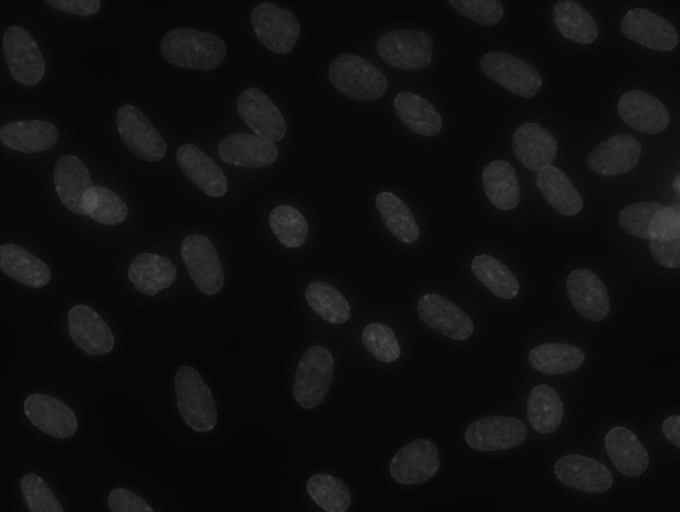
#> input picture tutorial/scikit/test_dna.jpg, 1360 x 1024 px (shown at 1/2 size)
$ python image_lesson.py   (Python 2 division)   (older library calls are emulated)
#> lines starting #> are read from the running program, lines starting #| are printed output that depends on the picture; after the words box and inside, x2 and y2 are one past the last pixel; in counts of white or black regions, pixels touching at a corner belong together
### tutorial/scikit/image_funcs.py
import numpy as np
from skimage.measure import label

from skimage.filter import gaussian_filter, canny
from skimage.morphology import binary_dilation, binary_erosion
from skimage.morphology import remove_small_objects

from scipy.ndimage import distance_transform_edt
from skimage.feature import peak_local_max
from skimage.morphology import watershed

def fill_holes(binary):
    '''Fill holes in binary image'''

    labels = label(binary)

    labelcount = np.bincount(labels.ravel())

    bg = np.argmax(labelcount)

    binary[labels != bg] = True

    return binary


def clear_border(labels):
    '''Removes objects which touch the border'''

    borders = np.zeros(labels.shape, np.bool)

    borders[ 0,:] = 1
    borders[-1,:] = 1
    borders[:, 0] = 1
    borders[:,-1] = 1

    at_border = np.unique(labels[borders])

    for obj in at_border:
        labels[labels == obj] = 0

    return labels

def double_dilation(binary, selem):
    '''Returns the result of two sequential binary dilations'''

    for i in (1,2):
        binary = binary_dilation(binary, selem)

    return binary

def double_erosion(binary, selem):
    '''Returns the result of two sequential binary erosions'''

    for i in (1,2):
        binary = binary_erosion(binary, selem)

    return binary

def colorize(labels):
    '''Colorize cells in such a way that neighbour cells have distict colors'''

    label_nums = np.unique(labels)
    new_image = np.zeros_like(labels, dtype=np.float)

    for i in range(label_nums.size):
        if i == 0:
            continue
        new_image[labels == label_nums[i]] = i*0.27

    new_image = (new_image % 1.)*0.7 + 0.3
    new_image[labels == label_nums[0]] = 0.

    return new_image


# [19 lines left out: function get_binary, not called in this run]


def calc_prot_intensity(labels, prot_pic):
    '''Return an array of protein intensities inside cells'''

    result = []

    for label in np.unique(labels):
        if label == 0:
            continue
        prot_values = np.extract(labels == label,prot_pic)
        result.append(np.mean(prot_values))

    return result


# [19 lines left out: functions get_labels, get_cell_number, not called in this run]

### tutorial/scikit/image_lesson.py
# -*- coding: utf-8 -*-

'''

Этот файл cодержит последовательность команд, которые необходимо выполнять в
интерактивном режиме. Не пытайтесь его запускать или импортировать: это не
имеет смысла.

'''

import matplotlib.pyplot as plt
import numpy as np
plt.ion()                 # включение интерактивного режима matplotlib
from image_funcs import * # импорт всех функций из файла image_funcs.py
from scipy.misc import imread, imsave

###############################################################################
####  Чтение, запись, визуализация и преобразование в ч/б формат тестового ####
####  рисунка                                                              ####
###############################################################################
nuclei = imread('test_dna.jpg')
#> nuclei is the input picture: shape (1024, 1360, 3); min 4, max 85, mean 15.4
nuclei.shape
(1024, 1360, 3)
nuclei = np.max(nuclei, 2)
#> nuclei: shape (1024, 1360)
nuclei.shape
(1024, 1360)
plt.imshow(nuclei)
plt.gray()
imsave('nuclei.jpg', nuclei)
################################################################################


################################################################################
#### Перерастягивание интенсивности пикселей с использованием всего         ####
#### допустимого диапазона значений (от 0 до 255)                           ####
################################################################################
from skimage.exposure import rescale_intensity
rescaled_nuclei = rescale_intensity(nuclei, in_range=(np.min(nuclei),np.max(nuclei)))
plt.imshow(rescaled_nuclei)

new_range = tuple(np.percentile(nuclei,(2,98)))
#> new_range = (5, 48)
rescaled_nuclei = rescale_intensity(nuclei, in_range=new_range)
plt.imshow(rescaled_nuclei)
################################################################################


################################################################################
#### Применение фильтров, создание рисунка с повышенной чёткостью границ    ####
################################################################################
from skimage.filter import gaussian_filter
blured = gaussian_filter(nuclei,8)
plt.imshow(blured)

highpass = nuclei - 0.8*blured
sharp = highpass + nuclei
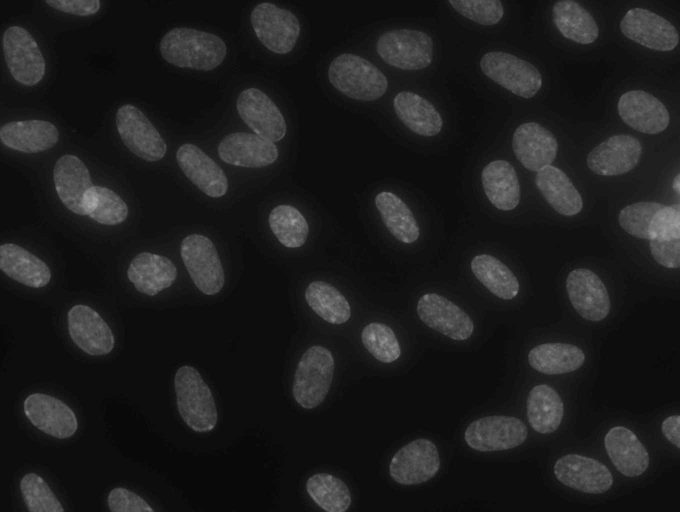
#> sharp: shape (1024, 1360) float64 (shown at 1/2 size); min 7.97, max 169.8, mean 30.8
sharp = np.floor(sharp).astype(np.uint8)

fig, ax = plt.subplots(1,2)
plt.gray()
ax[0].imshow(nuclei)
ax[1].imshow(sharp)
################################################################################


################################################################################
#### Бинаризация изображений (белые клетки, чёрный фон)                     ####
################################################################################
# Алгоритм Отсу (первого порядка)
from skimage.filter import threshold_otsu
thres = threshold_otsu(rescaled_nuclei)
#> thres = 106
binary = rescaled_nuclei > thres
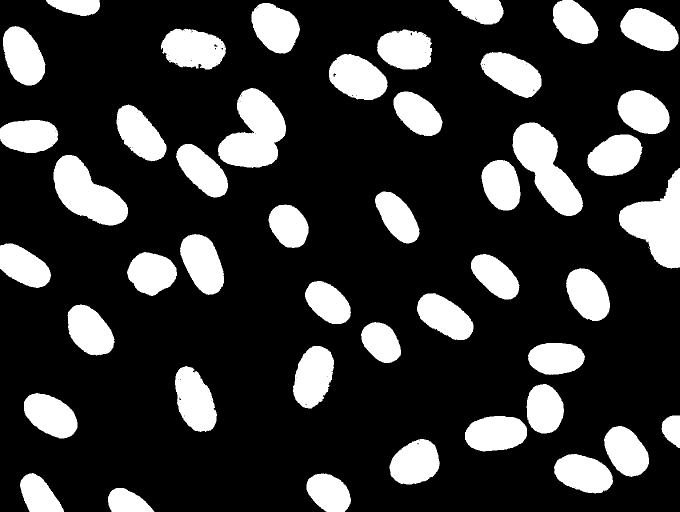
#> binary: shape (1024, 1360) bool (shown at 1/2 size); 21.6% white; 47 white regions (2 under 20 px), largest, box (x1, y1, x2, y2) and area: (436, 176, 572, 336) 13569, (1025, 245, 1166, 432) 12944, (1238, 336, 1360, 537) 12933
plt.imshow(binary)

# Алгоритм кэнни (второго порядка)
from skimage.filter import canny
edges = canny(sharp, sigma = 1, high_threshold = 35., low_threshold = 14.)
#> edges: shape (1024, 1360) bool; 3% white in thin lines or dots
plt.imshow(edges)

# Неудачный способ заливки границ
from scipy.ndimage import binary_fill_holes
binary = binary_fill_holes(edges)
#> binary: shape (1024, 1360) bool; 5% white; 737 white regions (256 under 20 px), largest, box (x1, y1, x2, y2) and area: (501, 5, 600, 108) 7359, (135, 609, 229, 712) 6810, (48, 786, 155, 877) 6779
plt.imshow(binary)

# Правильный способ заливки границ
from scipy.ndimage.morphology import binary_dilation, binary_erosion
diamond = np.array([0,1,0,1,1,1,0,1,0], dtype=bool).reshape((3,3))

edges = double_dilation(edges, diamond)
plt.imshow(edges)

binary = fill_holes(edges)
#> in fill_holes, `labels = label(binary)`:
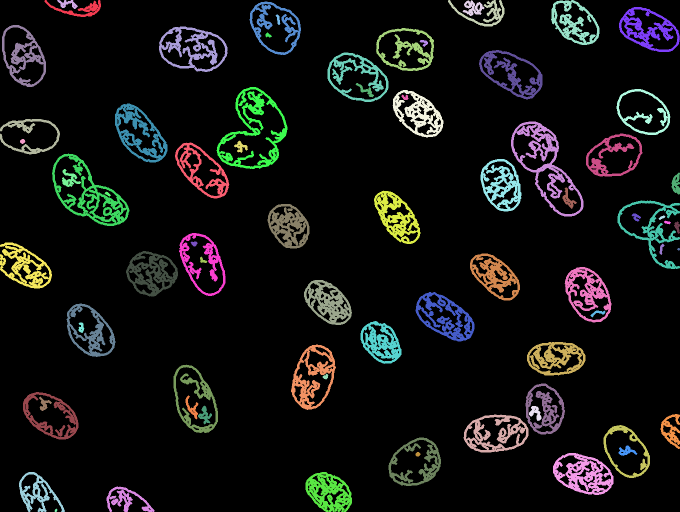
#> labels: shape (1024, 1360) int32 (shown at 1/2 size); 77 distinct labels, from 0 to 76; one colour per label, 0 black
#> in fill_holes, `labelcount = np.bincount(labels.ravel())`: labelcount = 77 values, max 1224706 at index 0, min 22 at index 45, mean 18086.2
#> in fill_holes, `bg = np.argmax(labelcount)`: bg = 0
plt.imshow(binary)

binary = double_erosion(binary, diamond)
plt.imshow(binary)
################################################################################


################################################################################
#### Нумерация, сегментация, удаление малых объектов и объектов на границе  ####
#### изображения                                                            ####
################################################################################
from skimage.measure import label
labels = label(binary)
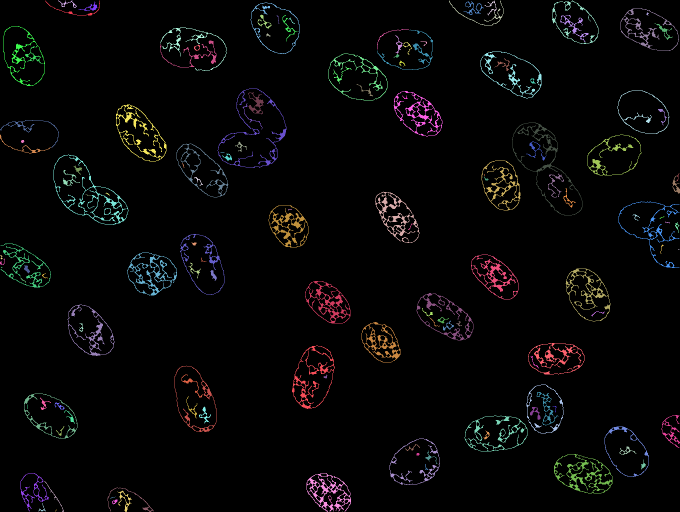
#> labels: shape (1024, 1360) int32 (shown at 1/2 size); 149 distinct labels, from 0 to 148; one colour per label, 0 black
plt.jet()
plt.imshow(colorize(labels))
#> in colorize, `label_nums = np.unique(labels)`: label_nums = 149 values from 0 to 148
#> after the loop in colorize, `for i in range(label_nums.size):`:
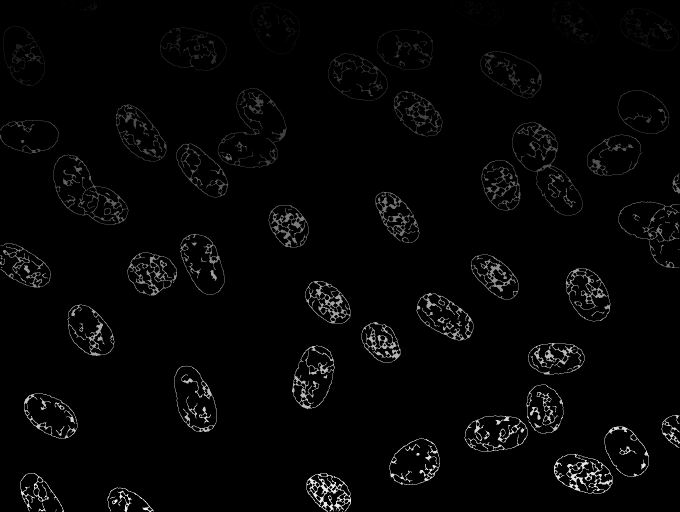
#> new_image: shape (1024, 1360) float64 (shown at 1/2 size); min 0, max 39.96, mean 0.9; drawn with min black and max white

from skimage.morphology import remove_small_objects
labels = remove_small_objects(labels, 4000)
#> labels: shape (1024, 1360) int32; every value is 0
labels = clear_border(labels)
#> in clear_border, `at_border = np.unique(labels[borders])`: at_border = [0]
#> the loop in clear_border, `for obj in at_border:` made 1 pass
plt.imshow(labels)

binary = labels != 0
#> binary: shape (1024, 1360) bool; every value is 0
plt.imshow(binary)

from scipy.ndimage import distance_transform_edt
from skimage.feature import peak_local_max
from skimage.morphology import watershed
from image_funcs import colorize

# Неудачный способ сегментации
distance = distance_transform_edt(binary)
#> distance: shape (1024, 1360) float64; every value is 0
local_maxi = peak_local_max(distance, indices=False, labels=binary, min_distance = 10)
markers = label(local_maxi)
plt.imshow(double_dilation(local_maxi,diamond))
labels_ws = watershed(-distance, markers, mask=binary)
plt.imshow(colorize(labels_ws))


# Правильный способ сегментации
distance_blured = gaussian_filter(distance, 8)
local_maxi = peak_local_max(distance_blured, indices=False, labels=binary, min_distance = 10)
markers = label(local_maxi)
labels_ws = watershed(-distance, markers, mask=binary)
plt.imshow(colorize(labels_ws))

# Подсчёт числа клеток
cell_number = np.unique(labels_ws).size - 1
#> cell_number = 0
print cell_number
#| 0
################################################################################


################################################################################
#### Подсчёт интенсивности флуоресценции клеток, найденных ранее,           ####
#### и построение столбчатой диаграммы                                      ####
################################################################################
protein = imread('test_protein.jpg')
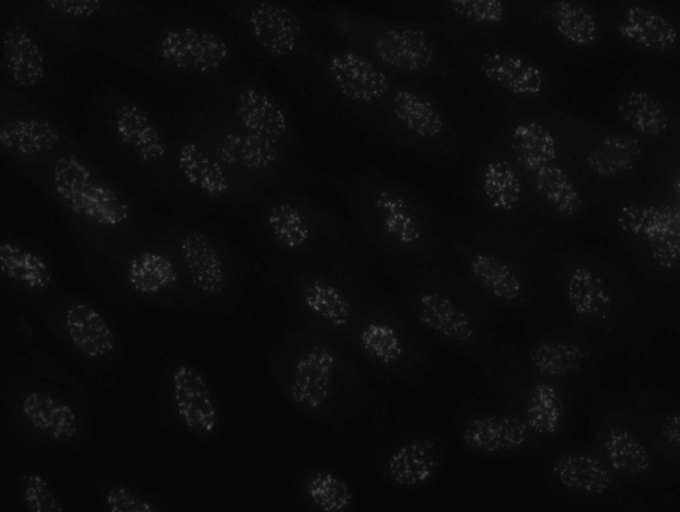
#> input picture tutorial/scikit/test_protein.jpg, 1360 x 1024 px (shown at 1/2 size)
#> protein is the input picture: shape (1024, 1360, 3); min 4, max 89, mean 12
protein = np.max(protein,2)
#> protein: shape (1024, 1360)
plt.imshow(protein)
prot_int = calc_prot_intensity(labels_ws,protein)
#> the loop in calc_prot_intensity, `for label in np.unique(labels):` made 1 pass
#> after the loop in calc_prot_intensity, `for label in np.unique(labels):`: result = []
#> prot_int = []
print np.round(prot_int,2)

fig = plt.figure()
ax = fig.add_subplot(111)
n, bins, patches = ax.hist(prot_int, 10, normed=1, facecolor=(0.6,1. ,0.4), alpha=0.75)
#> n = [nan, nan, nan, nan, nan, nan, nan, nan, nan, nan]; bins = [0, 0.1, 0.2, 0.3, 0.4, 0.5, 0.6, 0.7, 0.8, 0.9, 1]; patches = 10 items
ax.set_ylabel('Cell fraction')
ax.set_xlabel('Mean intensity')
################################################################################
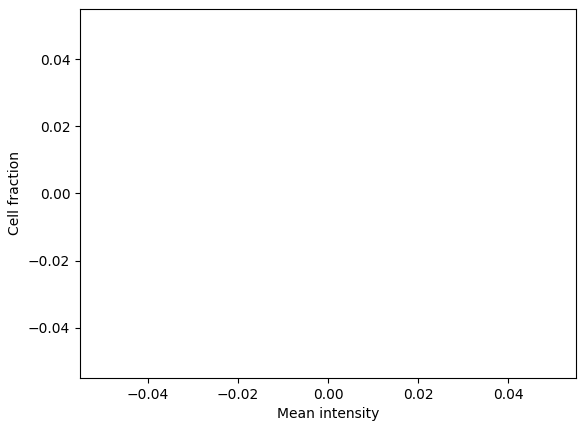
#> figure drawn by matplotlib, 1 panel
